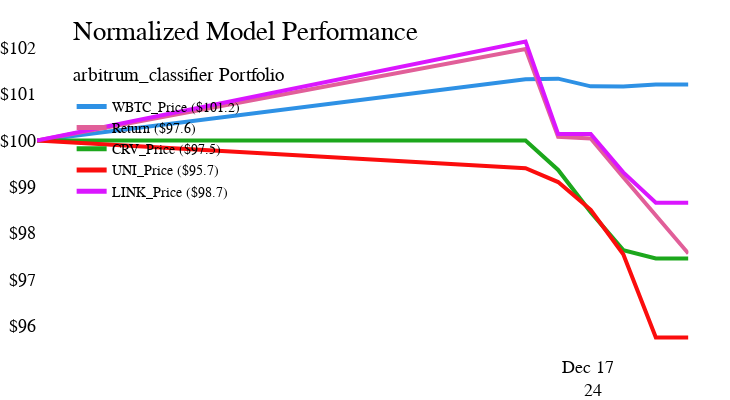
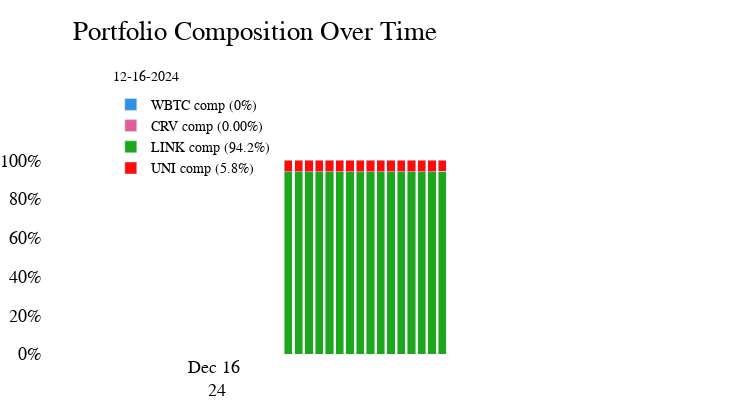
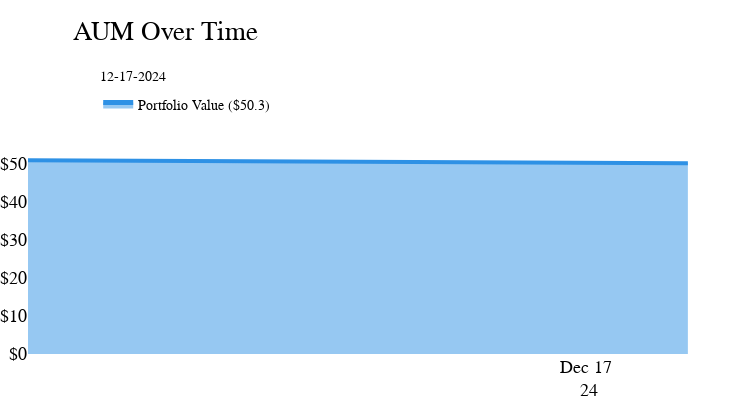

The code cell stored with these charts, in order, in its notebook:
### Code cell
norm_port.rename(columns={'Portfolio_Value':f'{model_name} Portfolio Value'},inplace=True)

nom_comp = pd.merge(
    norm_port, norm_prices, left_index=True, right_index=True, how='left'
)

print(f'historical_data: {historical_data}')
print(f'norm_port: {norm_port}')

plot_historical_data = historical_data.copy()
plot_historical_data.set_index('date',inplace=True)
plot_historical_data.index = pd.to_datetime(plot_historical_data.index)
plot_historical_data = plot_historical_data.resample('H').ffill().bfill()
print(f'plot_historical_data: {plot_historical_data.index}')

model_fig1 = visualization_pipeline(
    df=nom_comp,
    title='model_normalized',
    chart_type = 'line',
    cols_to_plot='All',
    tickprefix=dict(y1='$',y2=None),
    show_legend=True,
    decimals=True,
    sort_list = False,
    tickformat=dict(x='%b %d <br> %y',y1=None,y2=None),
    legend_placement=dict(x=0.05,y=0.8),
    font_family=font_family
)

chartBuilder(
    fig = model_fig1,
    show=True,
    save=False,
    title='Normalized Model Performance',
    subtitle=f'{model_name} Portfolio',
)

model_fig2 = visualization_pipeline(
    df=plot_historical_data,
    title='model_historical',
    chart_type='bar',
    to_percent=True,
    show_legend=True,
    sort_list = False,
    legend_placement=dict(x=0.1,y=1.3),
    cols_to_plot='All',
    buffer=1,
    ticksuffix=dict(y1='%',y2=None),
    margin=dict(t=150,b=0,l=0,r=0),
    font_family=font_family
)

chartBuilder(
    fig=model_fig2,
    title='Portfolio Composition Over Time',
    date_xy=dict(x=0.1,y=1.4),
    show=True,
    save=False
)

aum_df = historical_port_values.copy()
aum_df.set_index('date',inplace=True)
aum_df.index = pd.to_datetime(aum_df.index)

print(f'aum_df: {aum_df}')

model_fig3 = visualization_pipeline(
    df=aum_df,
    title='viz_port_values',
    chart_type='line',
    area=True,
    show_legend=True,
    sort_list = False,
    legend_placement=dict(x=0.1,y=1.3),
    cols_to_plot='All',
    tickprefix=dict(y1='$',y2=None),
    margin=dict(t=150,b=0,l=0,r=0),
    font_family=font_family
)

chartBuilder(
    fig=model_fig3,
    title='AUM Over Time',
    date_xy=dict(x=0.1,y=1.4),
    show=True,
    save=False
)

### Figure 1 — Plotly figure (JSON) as saved in the notebook; plotly's stock layout.template omitted (floating-point values rounded to 4 significant figures)
{"data": [{"connectgaps": true, "line": {"color": "#2E91E5", "width": 4}, "marker": {"color": "#2E91E5", "size": 10}, "mode": "lines", "name": "WBTC_Price ($101.2)", "showlegend": true, "text": "", "type": "scatter", "x": ["2024-12-16T07:00:00", "2024-12-16T22:00:00", "2024-12-16T23:00:00", "2024-12-17T00:00:00", "2024-12-17T01:00:00", "2024-12-17T02:00:00", "2024-12-17T03:00:00"], "xaxis": "x", "y": [100, 101.3, 101.3, 101.2, 101.2, 101.2, 101.2], "yaxis": "y"}, {"connectgaps": true, "line": {"color": "#E15F99", "width": 4}, "marker": {"color": "#E15F99", "size": 10}, "mode": "lines", "name": "Return ($97.6)", "showlegend": true, "text": "", "type": "scatter", "x": ["2024-12-16T07:00:00", "2024-12-16T22:00:00", "2024-12-16T23:00:00", "2024-12-17T00:00:00", "2024-12-17T01:00:00", "2024-12-17T02:00:00", "2024-12-17T03:00:00"], "xaxis": "x", "y": [100, 102.0, 100.1, 100.0, 99.21, 98.38, 97.56], "yaxis": "y"}, {"connectgaps": true, "line": {"color": "#1CA71C", "width": 4}, "marker": {"color": "#1CA71C", "size": 10}, "mode": "lines", "name": "CRV_Price ($97.5)", "showlegend": true, "text": "", "type": "scatter", "x": ["2024-12-16T07:00:00", "2024-12-16T22:00:00", "2024-12-16T23:00:00", "2024-12-17T00:00:00", "2024-12-17T01:00:00", "2024-12-17T02:00:00", "2024-12-17T03:00:00"], "xaxis": "x", "y": [100, 100, 99.36, 98.45, 97.63, 97.45, 97.45], "yaxis": "y"}, {"connectgaps": true, "line": {"color": "#FB0D0D", "width": 4}, "marker": {"color": "#FB0D0D", "size": 10}, "mode": "lines", "name": "UNI_Price ($95.7)", "showlegend": true, "text": "", "type": "scatter", "x": ["2024-12-16T07:00:00", "2024-12-16T22:00:00", "2024-12-16T23:00:00", "2024-12-17T00:00:00", "2024-12-17T01:00:00", "2024-12-17T02:00:00", "2024-12-17T03:00:00"], "xaxis": "x", "y": [100, 99.4, 99.1, 98.5, 97.54, 95.75, 95.75], "yaxis": "y"}, {"connectgaps": true, "line": {"color": "#DA16FF", "width": 4}, "marker": {"color": "#DA16FF", "size": 10}, "mode": "lines", "name": "LINK_Price ($98.7)", "showlegend": true, "text": "", "type": "scatter", "x": ["2024-12-16T07:00:00", "2024-12-16T22:00:00", "2024-12-16T23:00:00", "2024-12-17T00:00:00", "2024-12-17T01:00:00", "2024-12-17T02:00:00", "2024-12-17T03:00:00"], "xaxis": "x", "y": [100, 102.1, 100.1, 100.1, 99.31, 98.66, 98.66], "yaxis": "y"}], "layout": {"annotations": [{"align": "center", "font": {"color": "black", "size": 14}, "showarrow": false, "text": "12-17-2024", "x": 0.05, "xref": "paper", "y": 1.18, "yref": "paper"}], "autosize": true, "font": {"family": "Cardo", "size": 18}, "height": 400, "legend": {"bgcolor": "rgba(0,0,0,0)", "font": {"color": "black", "family": "Cardo", "size": 14}, "itemsizing": "constant", "orientation": "v", "traceorder": "normal", "x": 0.05, "xanchor": "left", "y": 0.8, "yanchor": "top"}, "margin": {"b": 0, "l": 0, "r": 0, "t": 25}, "paper_bgcolor": "rgba(0,0,0,0)", "plot_bgcolor": "rgba(0,0,0,0)", "title": {"font": {"color": "black", "family": "Cardo", "size": 27}, "text": "<span style='color: black; font-weight: normal;'>Normalized Model Performance</span><br><sub style='font-size: 18px; color: black; font-weight: normal;'>arbitrum_classifier Portfolio</sub>", "x": 0.1, "xanchor": "left", "y": 0.9, "yanchor": "top"}, "uniformtext": {"minsize": 15, "mode": "show"}, "width": 730, "xaxis": {"anchor": "y", "domain": [0, 0.94], "range": ["2024-12-16T07:00:00", "2024-12-17T03:00:00"], "tick0": "2024-12-16T07:00:00", "tickfont": {"color": "black", "family": "Cardo", "size": 18}, "tickformat": "%b %d <br> %y", "tickvals": ["2024-12-16", "2024-12-16", "2024-12-16", "2024-12-16", "2024-12-17"], "title": {"font": {"color": "black", "family": "Cardo", "size": 18}}}, "yaxis": {"anchor": "x", "domain": [0, 1], "tickfont": {"color": "black", "family": "Cardo", "size": 18}, "tickprefix": "$", "title": {"font": {"color": "black", "family": "Cardo", "size": 18}}}, "yaxis2": {"anchor": "x", "overlaying": "y", "side": "right", "tickfont": {"color": "black", "family": "Cardo", "size": 18}, "title": {"font": {"color": "black", "family": "Cardo", "size": 18}}}}}

### Figure 2 — Plotly figure (JSON) as saved in the notebook; plotly's stock layout.template omitted (floating-point values rounded to 4 significant figures)
{"data": [{"marker": {"color": "#2E91E5"}, "name": "WBTC comp (0%)", "showlegend": true, "text": "", "textfont": {"color": "black", "family": "Cardo", "size": 14}, "textposition": "outside", "type": "bar", "x": ["2024-12-16T07:00:00", "2024-12-16T08:00:00", "2024-12-16T09:00:00", "2024-12-16T10:00:00", "2024-12-16T11:00:00", "2024-12-16T12:00:00", "2024-12-16T13:00:00", "2024-12-16T14:00:00", "2024-12-16T15:00:00", "2024-12-16T16:00:00", "2024-12-16T17:00:00", "2024-12-16T18:00:00", "2024-12-16T19:00:00", "2024-12-16T20:00:00", "2024-12-16T21:00:00", "2024-12-16T22:00:00"], "xaxis": "x", "y": [0, 0, 0, 0, 0, 0, 0, 0, 0, 0, 0, 0, 0, 0, 0, 0], "yaxis": "y"}, {"marker": {"color": "#E15F99"}, "name": "CRV comp (0.00%)", "showlegend": true, "text": "", "textfont": {"color": "black", "family": "Cardo", "size": 14}, "textposition": "outside", "type": "bar", "x": ["2024-12-16T07:00:00", "2024-12-16T08:00:00", "2024-12-16T09:00:00", "2024-12-16T10:00:00", "2024-12-16T11:00:00", "2024-12-16T12:00:00", "2024-12-16T13:00:00", "2024-12-16T14:00:00", "2024-12-16T15:00:00", "2024-12-16T16:00:00", "2024-12-16T17:00:00", "2024-12-16T18:00:00", "2024-12-16T19:00:00", "2024-12-16T20:00:00", "2024-12-16T21:00:00", "2024-12-16T22:00:00"], "xaxis": "x", "y": [9.24e-09, 9.24e-09, 9.24e-09, 9.24e-09, 9.24e-09, 9.24e-09, 9.24e-09, 9.24e-09, 9.24e-09, 9.24e-09, 9.24e-09, 9.24e-09, 9.24e-09, 9.24e-09, 9.24e-09, 9.143e-09], "yaxis": "y"}, {"marker": {"color": "#1CA71C"}, "name": "LINK comp (94.2%)", "showlegend": true, "text": "", "textfont": {"color": "black", "family": "Cardo", "size": 14}, "textposition": "outside", "type": "bar", "x": ["2024-12-16T07:00:00", "2024-12-16T08:00:00", "2024-12-16T09:00:00", "2024-12-16T10:00:00", "2024-12-16T11:00:00", "2024-12-16T12:00:00", "2024-12-16T13:00:00", "2024-12-16T14:00:00", "2024-12-16T15:00:00", "2024-12-16T16:00:00", "2024-12-16T17:00:00", "2024-12-16T18:00:00", "2024-12-16T19:00:00", "2024-12-16T20:00:00", "2024-12-16T21:00:00", "2024-12-16T22:00:00"], "xaxis": "x", "y": [94.01, 94.01, 94.01, 94.01, 94.01, 94.01, 94.01, 94.01, 94.01, 94.01, 94.01, 94.01, 94.01, 94.01, 94.01, 94.18], "yaxis": "y"}, {"marker": {"color": "#FB0D0D"}, "name": "UNI comp (5.8%)", "showlegend": true, "text": "", "textfont": {"color": "black", "family": "Cardo", "size": 14}, "textposition": "outside", "type": "bar", "x": ["2024-12-16T07:00:00", "2024-12-16T08:00:00", "2024-12-16T09:00:00", "2024-12-16T10:00:00", "2024-12-16T11:00:00", "2024-12-16T12:00:00", "2024-12-16T13:00:00", "2024-12-16T14:00:00", "2024-12-16T15:00:00", "2024-12-16T16:00:00", "2024-12-16T17:00:00", "2024-12-16T18:00:00", "2024-12-16T19:00:00", "2024-12-16T20:00:00", "2024-12-16T21:00:00", "2024-12-16T22:00:00"], "xaxis": "x", "y": [5.989, 5.989, 5.989, 5.989, 5.989, 5.989, 5.989, 5.989, 5.989, 5.989, 5.989, 5.989, 5.989, 5.989, 5.989, 5.823], "yaxis": "y"}], "layout": {"annotations": [{"align": "center", "font": {"color": "black", "size": 14}, "showarrow": false, "text": "12-16-2024", "x": 0.1, "xref": "paper", "y": 1.4, "yref": "paper"}], "autosize": true, "barmode": "stack", "font": {"family": "Cardo", "size": 18}, "height": 400, "legend": {"bgcolor": "rgba(0,0,0,0)", "font": {"color": "black", "family": "Cardo", "size": 14}, "orientation": "v", "traceorder": "normal", "x": 0.1, "xanchor": "left", "y": 1.3, "yanchor": "top"}, "margin": {"b": 0, "l": 0, "r": 0, "t": 150}, "paper_bgcolor": "rgba(0,0,0,0)", "plot_bgcolor": "rgba(0,0,0,0)", "title": {"font": {"color": "black", "family": "Cardo", "size": 27}, "text": "<span style='color: black; font-weight: normal;'>Portfolio Composition Over Time</span><br><sub style='font-size: 18px; color: black; font-weight: normal;'></sub>", "x": 0.1, "xanchor": "left", "y": 0.9, "yanchor": "top"}, "uniformtext": {"minsize": 14, "mode": "show"}, "width": 730, "xaxis": {"anchor": "y", "domain": [0, 0.94], "range": ["2024-12-15T07:00:00", "2024-12-17T22:00:00"], "tick0": "2024-12-16T07:00:00", "tickfont": {"color": "black", "family": "Cardo", "size": 18}, "tickformat": "%b %d <br>%y", "tickvals": ["2024-12-16", "2024-12-16", "2024-12-16", "2024-12-16", "2024-12-16"], "title": {"font": {"color": "black", "family": "Cardo", "size": 18}}}, "yaxis": {"anchor": "x", "domain": [0, 1], "tickfont": {"color": "black", "family": "Cardo", "size": 18}, "ticksuffix": "%", "title": {"font": {"color": "black", "family": "Cardo", "size": 18}}}, "yaxis2": {"anchor": "x", "overlaying": "y", "side": "right", "tickfont": {"color": "black", "family": "Cardo", "size": 18}, "title": {"font": {"color": "black", "family": "Cardo", "size": 18}}}}}

### Figure 3 — Plotly figure (JSON) as saved in the notebook; plotly's stock layout.template omitted (floating-point values rounded to 4 significant figures)
{"data": [{"connectgaps": true, "line": {"color": "#2E91E5", "width": 4}, "marker": {"color": "#2E91E5", "size": 10}, "mode": "lines", "name": "Portfolio Value ($50.3)", "showlegend": true, "stackgroup": "one", "text": "", "type": "scatter", "x": ["2024-12-16T07:00:00", "2024-12-16T22:00:00", "2024-12-17T03:00:00"], "xaxis": "x", "y": [51.04, 50.26, 50.26], "yaxis": "y"}], "layout": {"annotations": [{"align": "center", "font": {"color": "black", "size": 14}, "showarrow": false, "text": "12-17-2024", "x": 0.1, "xref": "paper", "y": 1.4, "yref": "paper"}], "autosize": true, "font": {"family": "Cardo", "size": 18}, "height": 400, "legend": {"bgcolor": "rgba(0,0,0,0)", "font": {"color": "black", "family": "Cardo", "size": 14}, "itemsizing": "constant", "orientation": "v", "traceorder": "normal", "x": 0.1, "xanchor": "left", "y": 1.3, "yanchor": "top"}, "margin": {"b": 0, "l": 0, "r": 0, "t": 150}, "paper_bgcolor": "rgba(0,0,0,0)", "plot_bgcolor": "rgba(0,0,0,0)", "title": {"font": {"color": "black", "family": "Cardo", "size": 27}, "text": "<span style='color: black; font-weight: normal;'>AUM Over Time</span><br><sub style='font-size: 18px; color: black; font-weight: normal;'></sub>", "x": 0.1, "xanchor": "left", "y": 0.9, "yanchor": "top"}, "uniformtext": {"minsize": 15, "mode": "show"}, "width": 730, "xaxis": {"anchor": "y", "domain": [0, 0.94], "range": ["2024-12-16T07:00:00", "2024-12-17T03:00:00"], "tick0": "2024-12-16T07:00:00", "tickfont": {"color": "black", "family": "Cardo", "size": 18}, "tickformat": "%b %d <br>%y", "tickvals": ["2024-12-16", "2024-12-16", "2024-12-16", "2024-12-16", "2024-12-17"], "title": {"font": {"color": "black", "family": "Cardo", "size": 18}}}, "yaxis": {"anchor": "x", "domain": [0, 1], "tickfont": {"color": "black", "family": "Cardo", "size": 18}, "tickprefix": "$", "title": {"font": {"color": "black", "family": "Cardo", "size": 18}}}, "yaxis2": {"anchor": "x", "overlaying": "y", "side": "right", "tickfont": {"color": "black", "family": "Cardo", "size": 18}, "title": {"font": {"color": "black", "family": "Cardo", "size": 18}}}}}
